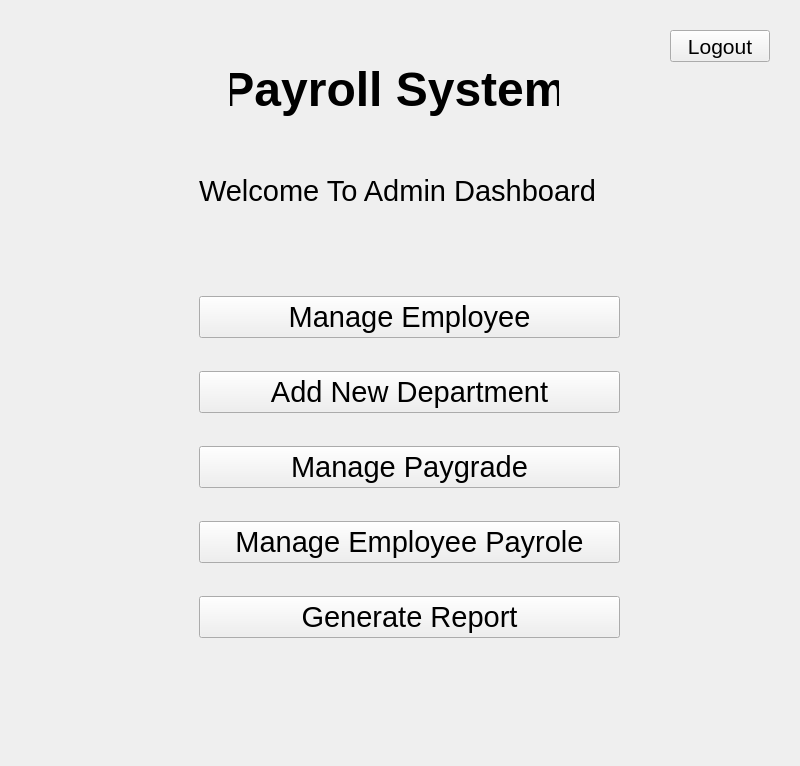
<?xml version="1.0" encoding="UTF-8"?>
<ui version="4.0">
 <class>DashboardWidget</class>
 <widget class="QWidget" name="DashboardWidget">
  <property name="geometry">
   <rect>
    <x>0</x>
    <y>0</y>
    <width>800</width>
    <height>766</height>
   </rect>
  </property>
  <property name="windowTitle">
   <string>Form</string>
  </property>
  <widget class="QStackedWidget" name="stackedWidget">
   <property name="enabled">
    <bool>true</bool>
   </property>
   <property name="geometry">
    <rect>
     <x>10</x>
     <y>0</y>
     <width>771</width>
     <height>691</height>
    </rect>
   </property>
   <property name="font">
    <font>
     <pointsize>22</pointsize>
     <fontweight>Medium</fontweight>
    </font>
   </property>
   <property name="currentIndex">
    <number>0</number>
   </property>
   <widget class="QWidget" name="page_2">
    <widget class="QLabel" name="label_4">
     <property name="geometry">
      <rect>
       <x>220</x>
       <y>50</y>
       <width>329</width>
       <height>78</height>
      </rect>
     </property>
     <property name="sizePolicy">
      <sizepolicy hsizetype="Preferred" vsizetype="Preferred">
       <horstretch>0</horstretch>
       <verstretch>0</verstretch>
      </sizepolicy>
     </property>
     <property name="font">
      <font>
       <pointsize>36</pointsize>
       <bold>true</bold>
       <strikeout>false</strikeout>
       <kerning>false</kerning>
      </font>
     </property>
     <property name="mouseTracking">
      <bool>false</bool>
     </property>
     <property name="layoutDirection">
      <enum>Qt::LeftToRight</enum>
     </property>
     <property name="autoFillBackground">
      <bool>true</bool>
     </property>
     <property name="text">
      <string>Payroll System</string>
     </property>
     <property name="alignment">
      <set>Qt::AlignCenter</set>
     </property>
    </widget>
    <widget class="QLabel" name="label_5">
     <property name="geometry">
      <rect>
       <x>157</x>
       <y>170</y>
       <width>461</width>
       <height>41</height>
      </rect>
     </property>
     <property name="text">
      <string>Welcome To Admin Dashboard</string>
     </property>
     <property name="alignment">
      <set>Qt::AlignCenter</set>
     </property>
    </widget>
    <widget class="QWidget" name="verticalLayoutWidget_2">
     <property name="geometry">
      <rect>
       <x>189</x>
       <y>269</y>
       <width>421</width>
       <height>401</height>
      </rect>
     </property>
     <layout class="QVBoxLayout" name="verticalLayout_2">
      <item>
       <widget class="QPushButton" name="pushButton_2">
        <property name="text">
         <string>Manage Employee</string>
        </property>
       </widget>
      </item>
      <item>
       <widget class="QPushButton" name="pushButton_3">
        <property name="text">
         <string>Add New Department</string>
        </property>
       </widget>
      </item>
      <item>
       <widget class="QPushButton" name="managePaygrade">
        <property name="text">
         <string>Manage Paygrade</string>
        </property>
       </widget>
      </item>
      <item>
       <widget class="QPushButton" name="manageEmpPayrole">
        <property name="text">
         <string>Manage Employee Payrole</string>
        </property>
       </widget>
      </item>
      <item>
       <widget class="QPushButton" name="generateReport">
        <property name="text">
         <string>Generate Report</string>
        </property>
       </widget>
      </item>
     </layout>
    </widget>
    <widget class="QPushButton" name="pushButton_7">
     <property name="geometry">
      <rect>
       <x>660</x>
       <y>30</y>
       <width>100</width>
       <height>32</height>
      </rect>
     </property>
     <property name="font">
      <font>
       <pointsize>16</pointsize>
       <fontweight>Medium</fontweight>
      </font>
     </property>
     <property name="text">
      <string>Logout</string>
     </property>
    </widget>
   </widget>
  </widget>
 </widget>
 <resources/>
 <connections/>
</ui>
